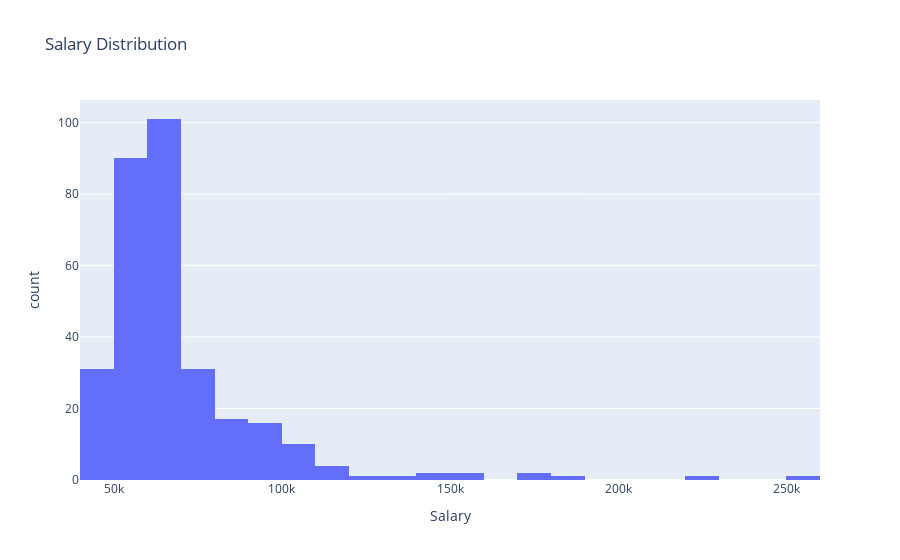

This figure's notebook cell:
### Markdown cell above
---

### 🎯 Example 4: Salary histogram

▶️ Draw a histogram of `Salary` in `df_hr`.

### Code cell
fig = px.histogram(df_hr, x="Salary", title="Salary Distribution")
fig.show()

### Figure 1 — Plotly figure (JSON) as saved in the notebook; plotly's stock layout.template omitted (floating-point values rounded to 4 significant figures; data arrays with more than 128 entries replaced by an {"elided": "..."} marker saying what was removed)
{"data": [{"bingroup": "x", "hovertemplate": "Salary=%{x}<br>count=%{y}<extra></extra>", "legendgroup": "", "marker": {"color": "#636efa", "pattern": {"shape": ""}}, "name": "", "orientation": "v", "showlegend": false, "type": "histogram", "x": {"elided": "311 int values"}, "xaxis": "x", "yaxis": "y"}], "layout": {"barmode": "relative", "legend": {"tracegroupgap": 0}, "title": {"text": "Salary Distribution"}, "xaxis": {"anchor": "y", "domain": [0, 1], "title": {"text": "Salary"}}, "yaxis": {"anchor": "x", "domain": [0, 1], "title": {"text": "count"}}}}
